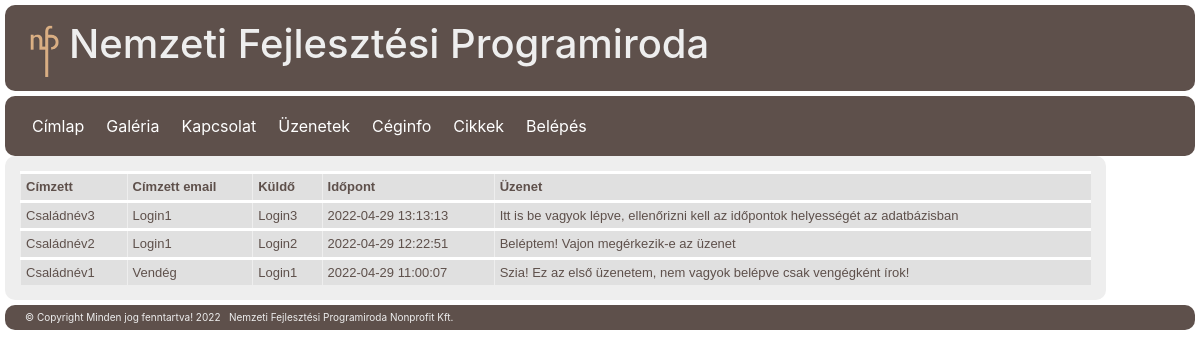
Page /?page=messages on the committed database.
### tables this page shows
CREATE TABLE `messages` (
  `id` int(10) unsigned     NOT NULL auto_increment,
  `cimzett` varchar(40) NOT NULL default '',
  `usernev` varchar(40)     NOT NULL default '',
  `email` varchar(50) NOT NULL default '',
  `idopont` datetime  NOT NULL default '2000-01-01 00:00:00',
  `uzenet` varchar(2000)      NOT NULL default '',
  PRIMARY KEY  (`id`)
);

### index.php (called while the page is built, shortened)
<?php
include('./includes/config.inc.php');
$keres = $pages['/'];
if (isset($_GET['page'])) {
	if (isset($pages[$_GET['page']]) && file_exists("./templates/pages/{$pages[$_GET['page']]['fajl']}.tpl.php")) {
		$keres = $pages[$_GET['page']];
	}
}
include('./templates/index.tpl.php');
?>

### includes/config.inc.php (called while the page is built, shortened)
<?php
$header = array(
    'kepforras' => 'logo.png',
    'kepalt' => 'logo',
    'xmeret' => 29,
    'ymeret' => 52,
    'keplink' => 'https://www.nfp.hu/',
	'cim' => 'Nemzeti Fejlesztési Programiroda',
	'motto' => ''
);
$footer = array(
    'copyright' => 'Copyright  Minden jog fenntartva! '.date("Y"),
    'ceg' => 'Nemzeti Fejlesztési Programiroda Nonprofit Kft.'
);
$pages = array(
	'/'             =>  array('fajl' => 'mainpage',     'szoveg' => 'Címlap',       'menun' => array(1,1)),
	'gallery'       => array('fajl' => 'gallery',       'szoveg' => 'Galéria',      'menun' => array(1,1)),
    'imgupload'     => array('fajl' => 'imgupload',     'szoveg' => 'Képfeltöltés', 'menun' => array(0,1)),
    'contact'       => array('fajl' => 'contact',       'szoveg' => 'Kapcsolat',    'menun' => array(1,1)),
    'contactsent'   => array('fajl' => 'contactsent',   'szoveg' => 'Elküldve',     'menun' => array(0,0)),
	'messages'      => array('fajl' => 'messages',      'szoveg' => 'Üzenetek',     'menun' => array(1,1)),
	'companyinfo'   => array('fajl' => 'companyinfo',   'szoveg' => 'Céginfo',      'menun' => array(1,1)),
	'cikkek'        => array('fajl' => 'cikkek',        'szoveg' => 'Cikkek',       'menun' => array(1,1)),
    'sitelogin'     => array('fajl' => 'sitelogin',     'szoveg' => 'Belépés',      'menun' => array(1,0)),
    'logout'        => array('fajl' => 'logout',        'szoveg' => 'Kilépés',      'menun' => array(0,1)),
    'loggedin'      => array('fajl' => 'loggedin',      'szoveg' => '',             'menun' => array(0,0)),
    'reg'           => array('fajl' => 'reg',           'szoveg' => '',             'menun' => array(0,0))
);
?>

### logicals/messages.php (called while the page is built)
<?php
try {
        $dbh = new PDO('mysql:host='.$db_host.';dbname='.$db_database, $db_username, $db_passwd, array(PDO::ATTR_ERRMODE=>PDO::ERRMODE_EXCEPTION));
        $dbh->query($db_query_string);
        $utasitas = "Select  cimzett, email, usernev, idopont, uzenet FROM messages ORDER BY idopont DESC";
		$eredm = $dbh->query($utasitas);
	}
	catch (PDOException $e) {
		echo "Hiba: ".$e->getMessage();
	}
?>

### templates/pages/messages.tpl.php (the view)
      <table>
      <tr class='messages_header'><td>Címzett</td><td>Címzett email</td><td>Küldő</td><td>Időpont</td><td>Üzenet</td></tr>
      <?php
foreach ($eredm as $sor)
          print "<tr><td>".$sor[0]."</td><td>".$sor[1]."</td><td>".$sor[2]."</td><td>".$sor[3]."</td><td>".$sor[4]."</td></tr>";
      ?>
          </table>

### templates/index.tpl.php (shortened to what this page needs)
<?php if(file_exists('./logicals/'.$keres['fajl'].'.php')) { include("./logicals/{$keres['fajl']}.php"); } ?>
<!DOCTYPE html>
<html>
<head>
	<link rel="stylesheet" href="./styles/style.css" type="text/css">
	<link rel="stylesheet" href="https://maxcdn.bootstrapcdn.com/bootstrap/4.4.1/css/bootstrap.min.css">
	<?php if(file_exists('./styles/'.$keres['fajl'].'.css')) { ?><link rel="stylesheet" href="./styles/<?= $keres['fajl']?>.css" type="text/css"><?php } ?>
</head>
<body>
	<header>
		<a href="<?=$header['keplink']?>">
		<img src="./images/<?=$header['kepforras']?>" alt="<?=$header['kepalt']?>" width="<?=$header['xmeret']?>" height="<?=$header['ymeret']?>">
		</a>
		<h1><?= $header['cim'] ?></h1>
	</header>
    <div id="wrapper">
        <aside id="nav">
            <nav class="navbar navbar-expand-sm">
				<div class="collapse navbar-collapse" id="collapsibleNavbar">
					<ul class="navbar-nav">
					<?php foreach ($pages as $url => $page) {
						 if(! isset($_SESSION['login']) && $page['menun'][0] || isset($_SESSION['login']) && $page['menun'][1]) { ?>
							<li class="nav-item">
							<a class="nav-link" href="<?= ($url == '/') ? '.' : ('?page=' . $url) ?>">
							<?= $page['szoveg'] ?></a>
							</li>
						<?php } ?>
					<?php } ?>
                </ul>
            </nav>
        </aside>
        <div id="content">
            <?php include("./templates/pages/{$keres['fajl']}.tpl.php"); ?>
        </div>
    </div>
	<footer>
        <?php if(isset($footer['copyright'])) { ?>&copy;&nbsp;<?= $footer['copyright'] ?> <?php } ?>
        <?php if(isset($footer['ceg'])) { ?><?= $footer['ceg']; ?><?php } ?>
    </footer>
</body>
</html>

### styles/style.css (style rules this page uses)
header { border-radius: 10px; background-color: #5e504b; padding: 15px 15px 15px 15px; margin: 5px; color: #eeeeee; }
body { background-color: #eeeeee; }
header img { float: left; margin: 5px 10px 0px 10px; }
div#wrapper { margin: 5px; }
aside { display: inline; vertical-align: top; }
nav { top: 0px; border-radius: 10px; background-color: #5e504b; text-decoration: none; }
nav ul { list-style-type: none; margin: 0px; padding: 2px 0px; }
nav ul li { padding: 0px 3px;; display: inline; }
nav ul a { text-decoration: none; color: white; }
div#content { display: table-cell; width: 80%; border-radius: 10px; background-color: #eeeeee; padding: 15px; }
footer { border-radius: 10px; margin: 5px; padding: 5px 20px; background-color: #5E504B; color: #eeeeee; font-size: x-small; }

### styles/messages.css (style rules this page uses)
table { border-collapse: collapse; width: 100%; margin: 0px 0px 0px 0px; }
tr, td { padding: 3px 10px 3px 5px; margin: 5px; text-align: left; font-family: sans-serif; font-size: small; }
.messages_header { color: #5e504b; background-color: #c8c8c8; border-top: 2px solid #544843; text-align: center; font-weight: bold; font-size: larger; text-align: center; }
td { word-break: normal; color: #5e504b; background-color: #e0e0e0; border-top: 3px solid #FFFFFF; border-left: 1px solid #EEEEEE }

### rows in the picture
messages: cimzett "Családnév3", email "Login1", usernev "Login3", idopont "2022-04-29 13:13:13", uzenet "Itt is be vagyok lépve, ellenőrizni kell az időpontok helyességét az adatbázisban"
messages: cimzett "Családnév2", email "Login1", usernev "Login2", idopont "2022-04-29 12:22:51", uzenet "Beléptem! Vajon megérkezik-e az üzenet"
messages: cimzett "Családnév1", email "Vendég", usernev "Login1", idopont "2022-04-29 11:00:07", uzenet "Szia! Ez az első üzenetem, nem vagyok belépve csak vengégként írok!"

### other values in the picture
$header['cim'] "Nemzeti Fejlesztési Programiroda"
$page['szoveg'] "Címlap"
$page['szoveg'] "Galéria"
$page['szoveg'] "Kapcsolat"
$page['szoveg'] "Üzenetek"
$page['szoveg'] "Céginfo"
$page['szoveg'] "Cikkek"
$page['szoveg'] "Belépés"
$footer['copyright'] "Copyright Minden jog fenntartva! 2022"
$footer['ceg'] "Nemzeti Fejlesztési Programiroda Nonprofit Kft."
